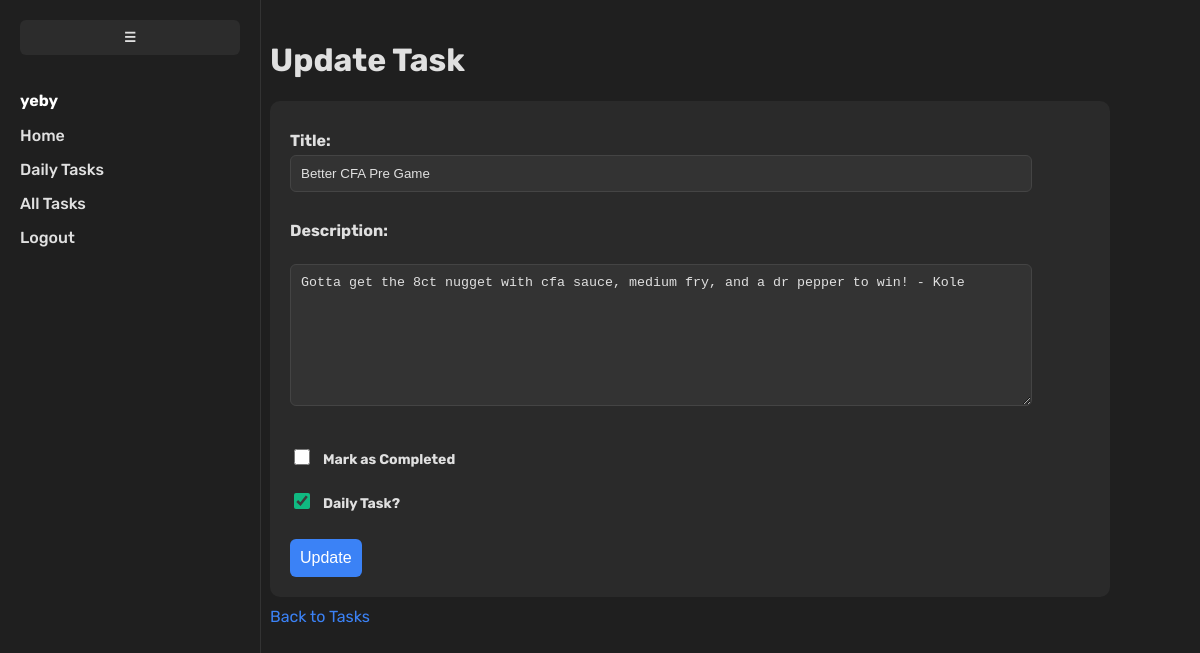
The app's page /tasks/8/update/ (signed in) with its own data.
### tasks/models.py (models this page shows, shortened)
class Task(models.Model):
    user = models.ForeignKey(User, on_delete=models.CASCADE)
    title = models.CharField(max_length=255)
    description = models.TextField(blank=True)
    created_at = models.DateTimeField(auto_now_add=True)
    completed = models.BooleanField(default=False)
    is_daily = models.BooleanField(default=False)
    completed_at = models.DateTimeField(null=True, blank=True)

### tasks/views.py (the view, shortened to what this page needs)
# urls.py: path('<int:task_id>/update/', views.task_update, name='task_update'),
@login_required
def task_update(request, task_id):
    task = get_object_or_404(Task, id=task_id, user=request.user)
    return render(request, 'tasks/task_update.html', {'task': task})

### templates/tasks/task_update.html (shortened to what this page needs)
{% load static %}
<!DOCTYPE html>
<html>
    <head>
        <link rel="stylesheet" type="text/css" href="{% static 'css/style.css' %}">
        <link rel="stylesheet" type="text/css" href="{% static 'css/forms.css' %}">
    </head>
    <body>
        {% include 'partials/navbar.html' %}
        <div class="content">
            <h1>Update Task</h1>
            <form method="POST" class="task-form">
                <label>Title:</label>
                <input type="text" name="title" value="{{ task.title }}" required><br><br>
                <label>Description:</label><br>
                <textarea name="description" rows="8">{{ task.description }}</textarea><br><br>
                <div class="checkbox-row">
                    <input type="checkbox" id="completed" name="completed" {% if task.completed %}checked{% endif %}>
                    <label for="completed">Mark as Completed</label>
                </div>
                <div class="checkbox-row">
                    <input type="checkbox" id="is_daily" name="is_daily" {% if task.is_daily %}checked{% endif %}>
                    <label for="is_daily">Daily Task?</label>
                </div>
                <button type="submit">Update</button>
            </form>
            <a href="{% url 'task_list' %}">Back to Tasks</a>
        </div>
    </body>
</html>

### templates/partials/navbar.html (shortened to what this page needs)
{% load static %}
<div class="sidebar" id="sidebar">
  <button class="toggle-btn" id="toggleBtn">☰</button>
  {% if user.is_authenticated %}
    <p style="color: #fff; font-weight: bold;">{{ user.username }}</p>
    <a href="{% url 'home' %}"><span class="link-text">Home</span></a>
    <a href="{% url 'daily_tasks' %}"><span class="link-text">Daily Tasks</span></a>
    <a href="{% url 'task_list' %}"><span class="link-text">All Tasks</span></a>
    <a href="{% url 'logout' %}"><span class="link-text">Logout</span></a>
  {% else %}
    <a href="{% url 'home' %}"><span class="link-text">Home</span></a>
    <a href="{% url 'login' %}"><span class="link-text">Login</span></a>
    <a href="{% url 'signup' %}"><span class="link-text">Sign Up</span></a>
  {% endif %}
</div>

### static/css/style.css (style rules this page uses)
html, body { background-color: #1f1f1f; margin: 0; padding: 0; font-family: 'Rubik', sans-serif; }
.content { margin-left: 250px; padding: 20px; background-color: #1f1f1f; min-height: 100vh; color: #e0e0e0; transition: margin-left 0.3s; }

### static/css/forms.css (style rules this page uses)
html, body { margin: 0; padding: 0; font-family: 'Rubik', sans-serif; }
.content { margin-left: 250px; padding: 20px; background-color: #1f1f1f; min-height: 100vh; color: #e0e0e0; transition: margin-left 0.3s; }
.task-form { width: 100%; max-width: 800px; padding: 20px; background-color: #2a2a2a; border-radius: 10px; color: #e0e0e0; }
.task-form label { display: block; margin: 10px 0 5px; font-weight: bold; }
.task-form input, .task-form textarea { width: 90%; padding: 10px; border: 1px solid #444; border-radius: 6px; background-color: #333; color: #e0e0e0; resize: vertical; }
.task-form button { margin-top: 10px; padding: 10px; background-color: #3B82F6; color: white; border: none; border-radius: 6px; cursor: pointer; font-size: 16px; }
.content a { display: inline-block; margin-top: 10px; color: #3B82F6; text-decoration: none; }
.checkbox-row { display: flex; align-items: center; gap: 10px; margin: 12px 0; color: #e0e0e0; font-size: 14px; }
.checkbox-row input[type="checkbox"] { width: 16px; height: 16px; accent-color: #10B981; }

### templates/partials/navbar.html (style rules this page uses)
.sidebar { width: 220px; height: 100vh; background-color: #1f1f1f; padding: 20px; position: fixed; top: 0; left: 0; transition: width 0.3s, padding 0.3s; overflow: hidden; font-family: 'Rubik', sans-serif; border-right: 1px solid #333333; }
.sidebar p, .sidebar a { transition: opacity 0.3s, visibility 0.3s; }
.sidebar a { display: block; color: #e0e0e0; text-decoration: none; margin: 15px 0; font-weight: 500; transition: color 0.3s ease; }
.toggle-btn { background-color: #2c2c2c; border: none; color: #e0e0e0; padding: 10px; cursor: pointer; width: 100%; text-align: center; margin-bottom: 20px; border-radius: 6px; font-weight: bold; transition: background-color 0.3s ease; }

### records on screen
Task: title "Better CFA Pre Game", description "Gotta get the 8ct nugget with cfa sauce, medium fry, and a dr pepper to win! - Kole", is_daily "☑"

### other values on screen
{{ user.username }} "yeby"
